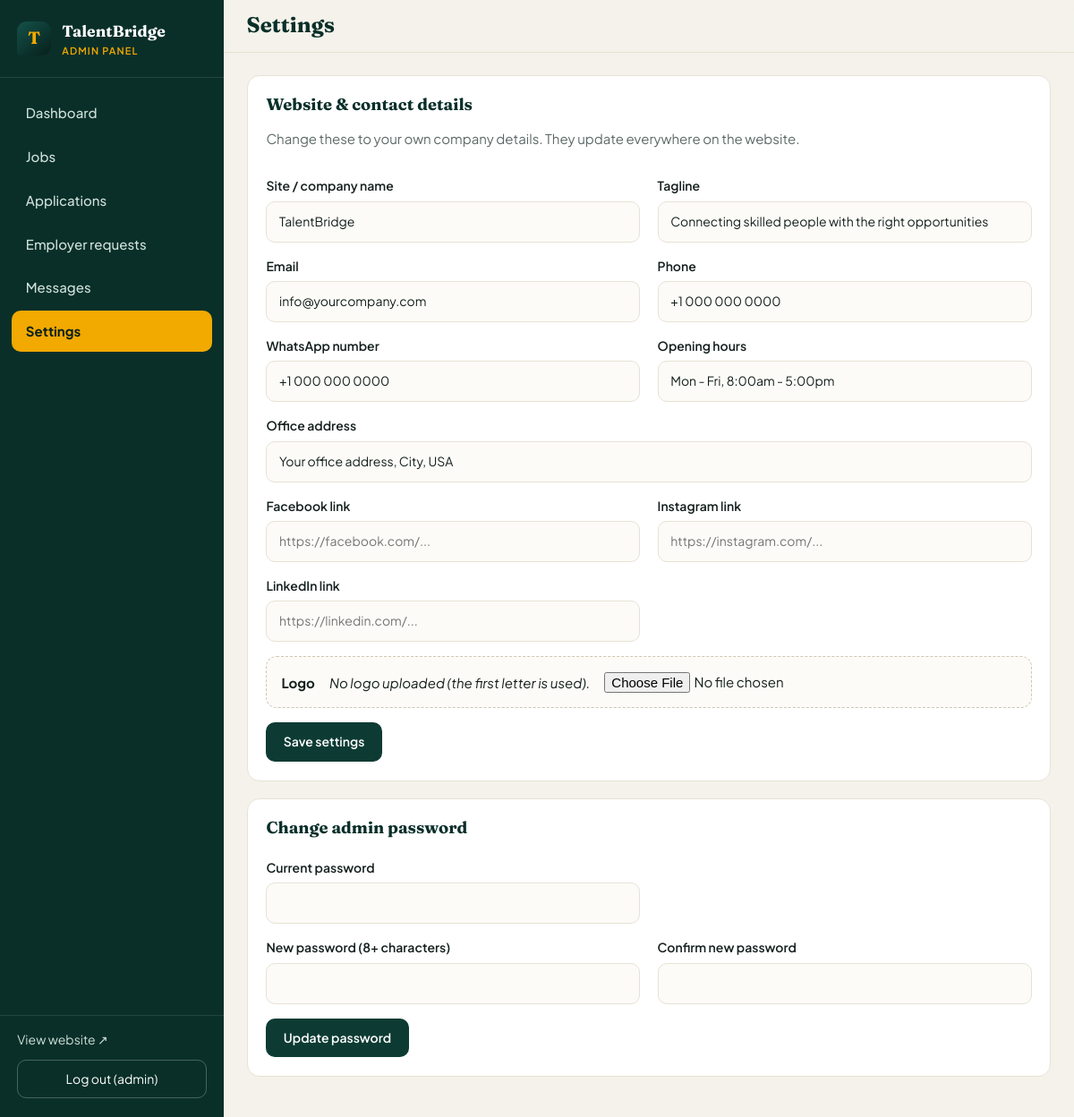
The app's page /admin/settings (signed in) with its own data.
### tables this page shows
CREATE TABLE settings (
    key   TEXT PRIMARY KEY,
    value TEXT NOT NULL DEFAULT ''
);

### app.py (the view, shortened to what this page needs)
@app.route("/admin/settings", methods=["GET", "POST"])
@login_required
def admin_settings():
    db = get_db()
    return render_template("admin/settings.html")

### app.py (called while the page is built)
def get_db():
    if "db" not in g:
        g.db = sqlite3.connect(DB_PATH)
        g.db.row_factory = sqlite3.Row
        g.db.execute("PRAGMA foreign_keys = ON")
    return g.db

def csrf_token():
    if "_csrf" not in session:
        session["_csrf"] = secrets.token_hex(16)
    return session["_csrf"]

@app.before_request
def csrf_protect():
    if request.method == "POST":
        sent = request.form.get("_csrf", "")
        if not sent or not secrets.compare_digest(sent, session.get("_csrf", "")):
            abort(400, "Your session expired. Please go back, refresh the page and try again.")

def login_required(view):
    @wraps(view)
    def wrapped(*args, **kwargs):
        if not session.get("admin_id"):
            return redirect(url_for("admin_login", next=request.path))
        return view(*args, **kwargs)
    return wrapped

def get_settings():
    rows = get_db().execute("SELECT key, value FROM settings").fetchall()
    data = dict(DEFAULT_SETTINGS)
    data.update({r["key"]: r["value"] for r in rows})
    return data

@app.context_processor
def inject_globals():
    s = get_settings()
    wa = re.sub(r"\D", "", s.get("whatsapp", ""))
    return {
        "site": s,
        "wa_number": wa,
        "csrf_token": csrf_token,
        "year": datetime.now().year,
        "categories": CATEGORIES,
        "job_types": JOB_TYPES,
        "app_statuses": APP_STATUSES,
    }

@app.after_request
def security_headers(resp):
    resp.headers.setdefault("X-Content-Type-Options", "nosniff")
    resp.headers.setdefault("X-Frame-Options", "SAMEORIGIN")
    resp.headers.setdefault("Referrer-Policy", "strict-origin-when-cross-origin")
    if request.path.startswith("/admin"):
        resp.headers["Cache-Control"] = "no-store"
    return resp

### templates/admin/settings.html (shortened to what this page needs)
{% extends "admin/base.html" %}
{% block heading %}Settings{% endblock %}
{% block content %}
<form method="post" enctype="multipart/form-data" class="panel form-grid">
  <div class="span2"><h2>Website &amp; contact details</h2><p class="muted">Change these to your own company details. They update everywhere on the website.</p></div>
  <label>Site / company name<input name="site_name" required maxlength="60" value="{{ site.site_name }}"></label>
  <label>Tagline<input name="tagline" maxlength="120" value="{{ site.tagline }}"></label>
  <label>Email<input name="email" type="email" value="{{ site.email }}"></label>
  <label>Phone<input name="phone" value="{{ site.phone }}"></label>
  <label>WhatsApp number<input name="whatsapp" value="{{ site.whatsapp }}" placeholder="+1..."></label>
  <label>Opening hours<input name="hours" value="{{ site.hours }}"></label>
  <label class="span2">Office address<input name="address" value="{{ site.address }}"></label>
  <label>Facebook link<input name="facebook" value="{{ site.facebook }}" placeholder="https://facebook.com/..."></label>
  <label>Instagram link<input name="instagram" value="{{ site.instagram }}" placeholder="https://instagram.com/..."></label>
  <label>LinkedIn link<input name="linkedin" value="{{ site.linkedin }}" placeholder="https://linkedin.com/..."></label>
  <div class="logo-box">
    <span>Logo</span>
    {% if site.logo %}<img src="{{ url_for('static', filename='uploads/' ~ site.logo) }}" alt="Current logo">{% else %}<em>No logo uploaded (the first letter is used).</em>{% endif %}
    <input type="file" name="logo" accept=".png,.jpg,.jpeg,.webp,.svg">
  </div>
  <div class="span2"><button class="btn btn-primary" type="submit">Save settings</button></div>
</form>
<form method="post" class="panel form-grid">
  <div class="span2"><h2>Change admin password</h2></div>
  <label>Current password<input name="current" type="password" required autocomplete="current-password"></label>
  <span></span>
  <label>New password (8+ characters)<input name="new" type="password" required minlength="8" autocomplete="new-password"></label>
  <label>Confirm new password<input name="confirm" type="password" required minlength="8" autocomplete="new-password"></label>
  <div class="span2"><button class="btn btn-primary" type="submit">Update password</button></div>
</form>
{% endblock %}

### templates/admin/base.html (shortened to what this page needs)
<!DOCTYPE html>
<html lang="en">
<head>
  <link rel="stylesheet" href="{{ url_for('static', filename='css/admin.css') }}">
</head>
<body>
  <aside class="side" id="side">
    <a href="{{ url_for('admin_dashboard') }}" class="side-brand">
      {% if site.logo %}<img src="{{ url_for('static', filename='uploads/' ~ site.logo) }}" alt="">{% else %}<span class="mark">{{ site.site_name[:1] }}</span>{% endif %}
      <span>{{ site.site_name }}<small>Admin panel</small></span>
    </a>
    <nav>
      <a href="{{ url_for('admin_dashboard') }}" class="{{ 'on' if request.endpoint == 'admin_dashboard' }}">Dashboard</a>
      <a href="{{ url_for('admin_jobs') }}" class="{{ 'on' if request.endpoint in ('admin_jobs','admin_job_new','admin_job_edit') }}">Jobs</a>
      <a href="{{ url_for('admin_applications') }}" class="{{ 'on' if request.endpoint in ('admin_applications','admin_application') }}">Applications</a>
      <a href="{{ url_for('admin_requests') }}" class="{{ 'on' if request.endpoint == 'admin_requests' }}">Employer requests</a>
      <a href="{{ url_for('admin_messages') }}" class="{{ 'on' if request.endpoint == 'admin_messages' }}">Messages</a>
      <a href="{{ url_for('admin_settings') }}" class="{{ 'on' if request.endpoint == 'admin_settings' }}">Settings</a>
    </nav>
    <div class="side-foot">
      <a href="{{ url_for('index') }}" target="_blank" rel="noopener">View website &nearr;</a>
      <form method="post" action="{{ url_for('admin_logout') }}">
        <button type="submit">Log out ({{ session.admin_name }})</button>
      </form>
    </div>
  </aside>
  <div class="main">
    <header class="topbar">
      <h1>{% block heading %}{% endblock %}</h1>
    </header>
    <div class="content">{% block content %}{% endblock %}</div>
  </div>
</body>
</html>

### static/css/admin.css (style rules this page uses)
:root { --green-950: #071f1b; --green-900: #0a2f29; --green-800: #0d3b33; --green-700: #14524a; --green-100: #e3efe9; --gold: #f2a900; --gold-dark: #d48f00; --gold-soft: #fff3d1; --bg: #f4f2ea; --paper: #fff; --ink: #14201e; --muted: #5d6b68; --line: #e7e2d5; --danger: #c0392b; --ok: #1f8a5b; --font-body: "Plus Jakarta Sans", "Segoe UI", system-ui, sans-serif; --font-head: "Fraunces", Georgia, serif; --ease: cubic-bezier(.22, .8, .24, 1); --side-w: 250px; }
*, *::before, *::after { box-sizing: border-box; }
body { margin: 0; font: 400 .9375rem/1.55 var(--font-body); color: var(--ink); background: var(--bg); }
a { color: inherit; text-decoration: none; }
button, input, select, textarea { font: inherit; color: inherit; }
h1, h2, h3 { font-family: var(--font-head); color: var(--green-900); margin: 0 0 .4em; line-height: 1.2; }
h1 { font-size: 1.5rem; }
h2 { font-size: 1.15rem; }
small { display: block; color: var(--muted); font-size: .8125rem; }
.muted { color: var(--muted); }
.side { position: fixed; inset: 0 auto 0 0; width: var(--side-w); display: flex; flex-direction: column; background: var(--green-900); color: #cfe0da; z-index: 50; transition: transform .35s var(--ease); }
.side-brand { display: flex; align-items: center; gap: .75rem; padding: 1.3rem 1.2rem; color: #fff; font-family: var(--font-head); font-weight: 700; font-size: 1.1rem; border-bottom: 1px solid rgba(255, 255, 255, .1); }
.side-brand small { color: var(--gold); font-family: var(--font-body); font-weight: 600; font-size: .6875rem; letter-spacing: .1em; text-transform: uppercase; }
.mark { width: 38px; height: 38px; display: grid; place-items: center; border-radius: 11px 11px 11px 4px; background: linear-gradient(140deg, var(--green-700), var(--green-950)); color: var(--gold); font-family: var(--font-head); font-size: 1.2rem; }
.side nav { padding: 1rem .8rem; display: grid; gap: .2rem; flex: 1; align-content: start; }
.side nav a { position: relative; padding: .7rem 1rem; border-radius: 10px; font-weight: 500; transition: background .25s, color .25s, transform .25s var(--ease); }
.side nav a.on { background: var(--gold); color: var(--green-950); font-weight: 700; }
.side-foot { padding: 1rem 1.2rem 1.3rem; border-top: 1px solid rgba(255, 255, 255, .1); display: grid; gap: .7rem; font-size: .875rem; }
.side-foot button { width: 100%; padding: .6rem; border-radius: 10px; border: 1px solid rgba(255, 255, 255, .25); background: transparent; color: #fff; cursor: pointer; transition: .25s; }
.main { margin-left: var(--side-w); min-height: 100vh; }
.topbar { position: sticky; top: 0; z-index: 20; display: flex; align-items: center; gap: 1rem; padding: .9rem 1.6rem; background: rgba(244, 242, 234, .92); backdrop-filter: blur(8px); border-bottom: 1px solid var(--line); }
.topbar h1 { margin: 0; flex: 1; }
.content { padding: 1.6rem; max-width: 1200px; animation: rise .5s var(--ease) both; }
.btn { display: inline-flex; align-items: center; justify-content: center; gap: .4rem; padding: .62rem 1.15rem; border: 1.5px solid transparent; border-radius: 10px; font-weight: 600; font-size: .875rem; cursor: pointer; white-space: nowrap; transition: transform .2s var(--ease), background .2s, color .2s, box-shadow .2s, border-color .2s; }
.btn-primary { background: var(--green-800); color: #fff; }
.panel { background: var(--paper); border: 1px solid var(--line); border-radius: 14px; padding: 1.3rem; margin-bottom: 1.2rem; }
.form-grid { display: grid; grid-template-columns: 1fr 1fr; gap: 1rem 1.2rem; }
.span2 { grid-column: 1 / -1; }
.form-grid label, .stack label { display: grid; gap: .35rem; font-weight: 600; font-size: .875rem; }
.form-grid input:not([type=checkbox]):not([type=file]), .form-grid select, .form-grid textarea, .stack input, .stack select { width: 100%; padding: .7rem .85rem; border: 1.5px solid var(--line); border-radius: 10px; background: #fcfbf7; font-weight: 400; outline: 0; transition: border-color .2s, box-shadow .2s, background .2s; }
.logo-box { grid-column: 1 / -1; display: flex; flex-wrap: wrap; align-items: center; gap: 1rem; padding: 1rem; border: 1.5px dashed #cfc7b0; border-radius: 12px; background: #fcfbf7; }
.logo-box > span { font-weight: 700; }

### records on screen
settings: value "T", site_name "TalentBridge"
settings: tagline "Connecting skilled people with the right opportunities"
settings: email "info@yourcompany.com"
settings: phone "+1 000 000 0000"
settings: whatsapp "+1 000 000 0000"
settings: hours "Mon - Fri, 8:00am - 5:00pm"
settings: address "Your office address, City, USA"

### other values on screen
{{ session.admin_name }} "admin"
